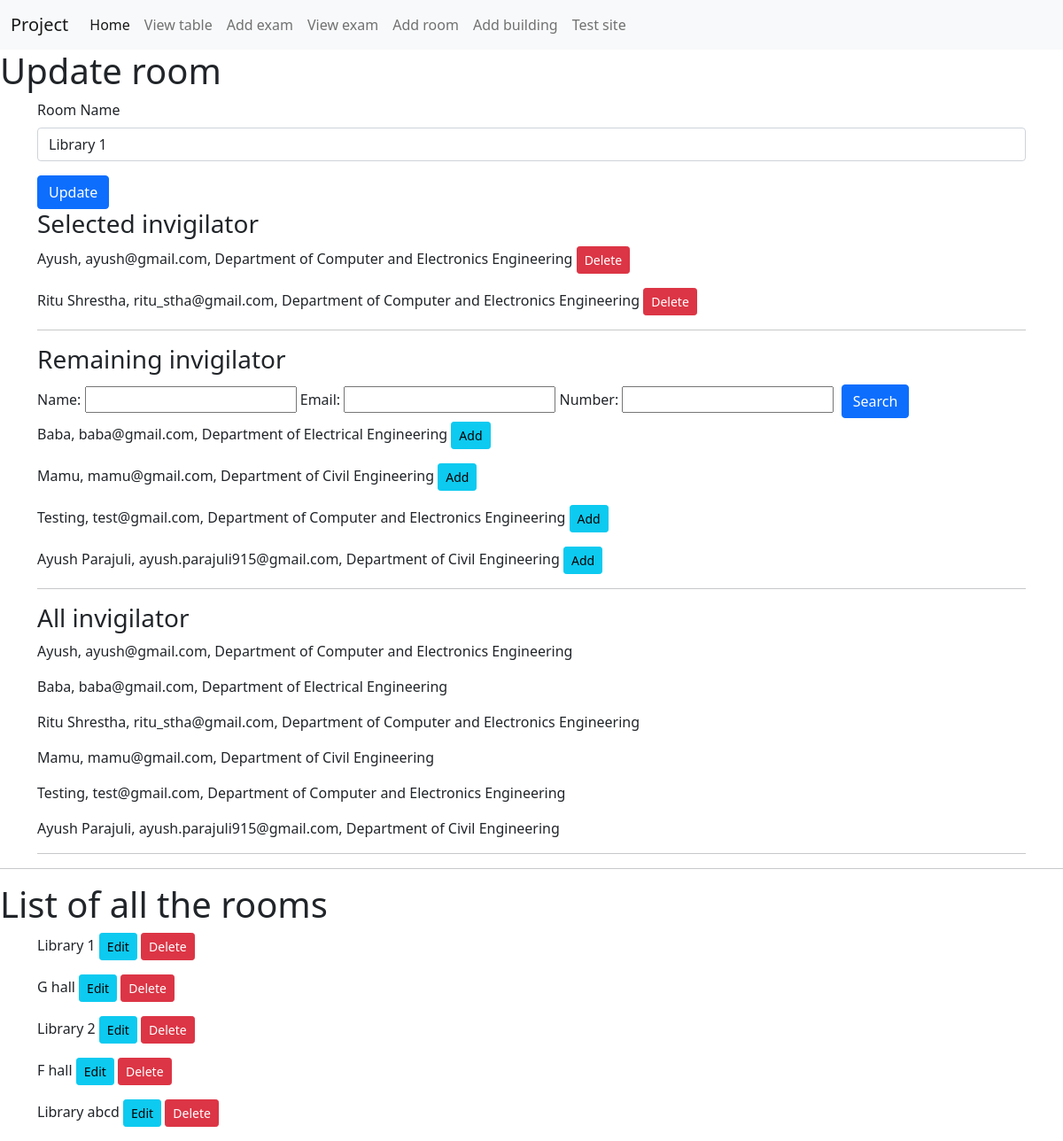
The page /updateroom/1 on the database its author committed.
### home/models.py (models this page shows, shortened)
class Addroom(models.Model):
    roomname=models.CharField(max_length=122)
    invigilatorsinroom=models.ManyToManyField(Newapp,blank=True)

class Newapp(models.Model):
    newappname=models.CharField(max_length=122)
    newappemail=models.CharField(max_length=122)
    newappphone=models.CharField(max_length=12)
    newappaddress=models.CharField(max_length=122)
    newappdepart=models.CharField(max_length=255)
    newappposition=models.CharField(max_length=255)

### home/views.py (the view)
# urls.py: path("updateroom/<addroom_id>",views.updateroom,name='updateroom'),
def updateroom(request, addroom_id):
    addroom_data = Addroom.objects.get(pk=addroom_id)
    allroom_data = Addroom.objects.all()
    teachers=addroom_data.invigilatorsinroom.all()
    removednewapp_data = Newapp.objects.exclude(pk__in=teachers)
    allnewapp_data = Newapp.objects.all()
    viewfilter = ViewtableFilter(request.GET, queryset=removednewapp_data)
    removednewapp_data = viewfilter.qs
    data = {
        'allroom_data': allroom_data,
        'addroom_data': addroom_data,
        'teachers':teachers,
        'allnewapp_data':allnewapp_data,
        'removednewapp_data':removednewapp_data,
        'viewfilter':viewfilter,
    }
    return render(request, "addroom.html", data)

### templates/addroom.html (shortened to what this page needs)
{% extends 'base.html' %}
{% block addroomcontent %}
{% if addroom_data %}
<h1>Update room</h1>
<div class="container">
  <form method="post" action="{% url 'updateroomfunc' addroom_data.id %}">
    <div class="mb-3">
      <label for="roomname" class="form-label">Room Name</label>
      <input value="{{addroom_data.roomname}}" type="text" required class="form-control" id="roomname" name="roomname" placeholder="Enter room name">
    </div>
    <button type="submit" class="btn btn-primary">Update</button>
  </form>
</div>
<div class="container">
    <h3>Selected invigilator</h3>
    <div>
      {% for t in teachers %}
      <p>
        {{t.newappname}}, {{t.newappemail}}, {{t.newappdepart}}
        <a href="{% url 'deleteinvigilatorfromroom' t.id addroom_data.id%}"><button
            class="btn btn-danger btn-sm">Delete</button></a>
      </p>
      {% endfor %}
    </div>
    <hr>
    <h3>Remaining invigilator</h3>
    <div>
      <form method="get">
        {{viewfilter.form}}
        <button class="btn btn-primary mx-1 my-1" type="submit">Search</button>
      </form>
      {% for r in removednewapp_data %}
      <p>{{r.newappname}}, {{r.newappemail}}, {{r.newappdepart}}
      <a href="{% url 'addinvigilatorinroom' r.id addroom_data.id%}"><button class="btn btn-info btn-sm">Add</button></a>
      </p>
      {% endfor %}
    </div>
    <hr>
    <h3>All invigilator</h3>
    <div>
      {% for a in allnewapp_data %}
      <p>{{a.newappname}}, {{a.newappemail}}, {{a.newappdepart}}</p>
      {% endfor %}
    </div>
    <hr>
</div>
{% endif %}
<hr>
<h1>List of all the rooms</h1>
<div class="container">
    {% for ard in allroom_data %}
    <p>{{ard.roomname}}  <a href="{% url 'updateroom' ard.id %}"><button class="btn btn-info btn-sm">Edit</button></a>
        <a href="{% url 'deleteroom' ard.id %}"><button class="btn btn-danger btn-sm">Delete</button></a>
    </p>
    {% endfor %}
</div>
{% endblock addroomcontent %}

### rows shown on the page
Addroom: roomname "Library 1"
Newapp: newappname "Ayush", newappemail "ayush@gmail.com", newappdepart "Department of Computer and Electronics Engineering"
Newapp: newappname "Ritu Shrestha", newappemail "ritu_stha@gmail.com", newappdepart "Department of Computer and Electronics Engineering"
Newapp: newappname "Baba", newappemail "baba@gmail.com", newappdepart "Department of Electrical Engineering"
Newapp: newappname "Mamu", newappemail "mamu@gmail.com", newappdepart "Department of Civil Engineering"
Newapp: newappname "Testing", newappemail "test@gmail.com", newappdepart "Department of Computer and Electronics Engineering"
Newapp: newappname "Ayush Parajuli", newappemail "ayush.parajuli915@gmail.com", newappdepart "Department of Civil Engineering"
Addroom: roomname "G hall"
Addroom: roomname "Library 2"
Addroom: roomname "F hall"
Addroom: roomname "Library abcd"
